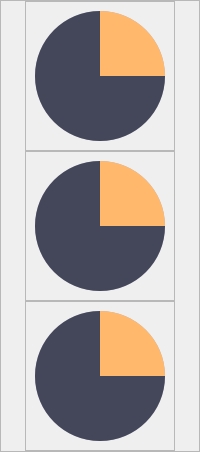
                  <widget class="QFrame" name="gaugeFrame">
                   <property name="styleSheet">
                    <string notr="true"/>
                   </property>
                   <property name="frameShape">
                    <enum>QFrame::Shape::StyledPanel</enum>
                   </property>
                   <property name="frameShadow">
                    <enum>QFrame::Shadow::Raised</enum>
                   </property>
                   <layout class="QVBoxLayout" name="verticalLayout_8">
                    <property name="spacing">
                     <number>0</number>
                    </property>
                    <property name="leftMargin">
                     <number>0</number>
                    </property>
                    <property name="topMargin">
                     <number>0</number>
                    </property>
                    <property name="rightMargin">
                     <number>0</number>
                    </property>
                    <property name="bottomMargin">
                     <number>0</number>
                    </property>
                    <item alignment="Qt::AlignmentFlag::AlignHCenter|Qt::AlignmentFlag::AlignTop">
                     <widget class="QFrame" name="fourThrustersFrame">
                      <property name="minimumSize">
                       <size>
                        <width>150</width>
                        <height>150</height>
                       </size>
                      </property>
                      <property name="maximumSize">
                       <size>
                        <width>150</width>
                        <height>150</height>
                       </size>
                      </property>
                      <property name="styleSheet">
                       <string notr="true"/>
                      </property>
                      <property name="frameShape">
                       <enum>QFrame::Shape::StyledPanel</enum>
                      </property>
                      <property name="frameShadow">
                       <enum>QFrame::Shadow::Raised</enum>
                      </property>
                      <widget class="QFrame" name="fourThrustersGauge">
                       <property name="geometry">
                        <rect>
                         <x>10</x>
                         <y>10</y>
                         <width>130</width>
                         <height>130</height>
                        </rect>
                       </property>
                       <property name="minimumSize">
                        <size>
                         <width>130</width>
                         <height>130</height>
                        </size>
                       </property>
                       <property name="maximumSize">
                        <size>
                         <width>130</width>
                         <height>130</height>
                        </size>
                       </property>
                       <property name="styleSheet">
                        <string notr="true">QFrame{
	border-radius:65px;
	background-color: qconicalgradient(cx:0.5, cy:0.5, angle:90, stop:0.749 rgba(68, 71, 90, 255), stop:0.750 rgba(255, 184, 108, 255));
}
</string>
                       </property>
                       <property name="frameShape">
                        <enum>QFrame::Shape::StyledPanel</enum>
                       </property>
                       <property name="frameShadow">
                        <enum>QFrame::Shadow::Raised</enum>
                       </property>
                      </widget>
                      <widget class="QFrame" name="circularBG">
                       <property name="geometry">
                        <rect>
                         <x>10</x>
                         <y>10</y>
                         <width>130</width>
                         <height>130</height>
                        </rect>
                       </property>
                       <property name="minimumSize">
                        <size>
                         <width>130</width>
                         <height>130</height>
                        </size>
                       </property>
                       <property name="maximumSize">
                        <size>
                         <width>130</width>
                         <height>130</height>
                        </size>
                       </property>
                       <property name="styleSheet">
                        <string notr="true">QFrame{
	border-radius:65px;
	background-color: rgba(77, 77, 127, 100);
}</string>
                       </property>
                       <property name="frameShape">
                        <enum>QFrame::Shape::StyledPanel</enum>
                       </property>
                       <property name="frameShadow">
                        <enum>QFrame::Shadow::Raised</enum>
                       </property>
                      </widget>
                      <widget class="QFrame" name="frame">
                       <property name="geometry">
                        <rect>
                         <x>20</x>
                         <y>20</y>
                         <width>110</width>
                         <height>110</height>
                        </rect>
                       </property>
                       <property name="styleSheet">
                        <string notr="true">QFrame{
	border-radius:55px;
}</string>
                       </property>
                       <property name="frameShape">
                        <enum>QFrame::Shape::StyledPanel</enum>
                       </property>
                       <property name="frameShadow">
                        <enum>QFrame::Shadow::Raised</enum>
                       </property>
                       <widget class="QFrame" name="frame_2">
                        <property name="geometry">
                         <rect>
                          <x>27</x>
                          <y>27</y>
                          <width>55</width>
                          <height>55</height>
                         </rect>
                        </property>
                        <property name="styleSheet">
                         <string notr="true">border-radius:70px;
</string>
                        </property>
                        <property name="frameShape">
                         <enum>QFrame::Shape::StyledPanel</enum>
                        </property>
                        <property name="frameShadow">
                         <enum>QFrame::Shadow::Raised</enum>
                        </property>
                        <layout class="QHBoxLayout" name="horizontalLayout_13">
                         <property name="spacing">
                          <number>0</number>
                         </property>
                         <property name="leftMargin">
                          <number>0</number>
                         </property>
                         <property name="topMargin">
                          <number>0</number>
                         </property>
                         <property name="rightMargin">
                          <number>0</number>
                         </property>
                         <property name="bottomMargin">
                          <number>0</number>
                         </property>
                         <item alignment="Qt::AlignmentFlag::AlignHCenter|Qt::AlignmentFlag::AlignVCenter">
                          <widget class="QLabel" name="fourThrustersLabel">
                           <property name="text">
                            <string/>
                           </property>
                           <property name="scaledContents">
                            <bool>true</bool>
                           </property>
                           <property name="alignment">
                            <set>Qt::AlignmentFlag::AlignCenter</set>
                           </property>
                          </widget>
                         </item>
                        </layout>
                       </widget>
                      </widget>
                      <zorder>circularBG</zorder>
                      <zorder>fourThrustersGauge</zorder>
                      <zorder>frame</zorder>
                     </widget>
                    </item>
                    <item alignment="Qt::AlignmentFlag::AlignHCenter|Qt::AlignmentFlag::AlignTop">
                     <widget class="QFrame" name="upDownThrustersFrame">
                      <property name="minimumSize">
                       <size>
                        <width>150</width>
                        <height>150</height>
                       </size>
                      </property>
                      <property name="maximumSize">
                       <size>
                        <width>150</width>
                        <height>150</height>
                       </size>
                      </property>
                      <property name="styleSheet">
                       <string notr="true"/>
                      </property>
                      <property name="frameShape">
                       <enum>QFrame::Shape::StyledPanel</enum>
                      </property>
                      <property name="frameShadow">
                       <enum>QFrame::Shadow::Raised</enum>
                      </property>
                      <widget class="QFrame" name="upDownThrustersGauge">
                       <property name="geometry">
                        <rect>
                         <x>10</x>
                         <y>10</y>
                         <width>130</width>
                         <height>130</height>
                        </rect>
                       </property>
                       <property name="minimumSize">
                        <size>
                         <width>130</width>
                         <height>130</height>
                        </size>
                       </property>
                       <property name="maximumSize">
                        <size>
                         <width>130</width>
                         <height>130</height>
                        </size>
                       </property>
                       <property name="styleSheet">
                        <string notr="true">QFrame{
	border-radius:65px;
	background-color: qconicalgradient(cx:0.5, cy:0.5, angle:90, stop:0.749 rgba(68, 71, 90, 255), stop:0.750 rgba(255, 184, 108, 255));
}
</string>
                       </property>
                       <property name="frameShape">
                        <enum>QFrame::Shape::StyledPanel</enum>
                       </property>
                       <property name="frameShadow">
                        <enum>QFrame::Shadow::Raised</enum>
                       </property>
                      </widget>
                      <widget class="QFrame" name="frame_7">
                       <property name="geometry">
                        <rect>
                         <x>20</x>
                         <y>20</y>
                         <width>110</width>
                         <height>110</height>
                        </rect>
                       </property>
                       <property name="styleSheet">
                        <string notr="true">QFrame{
	border-radius:55px;
}</string>
                       </property>
                       <property name="frameShape">
                        <enum>QFrame::Shape::StyledPanel</enum>
                       </property>
                       <property name="frameShadow">
                        <enum>QFrame::Shadow::Raised</enum>
                       </property>
                       <widget class="QFrame" name="frame_9">
                        <property name="geometry">
                         <rect>
                          <x>27</x>
                          <y>27</y>
                          <width>55</width>
                          <height>55</height>
                         </rect>
                        </property>
                        <property name="styleSheet">
                         <string notr="true">border-radius:70px;
</string>
                        </property>
                        <property name="frameShape">
                         <enum>QFrame::Shape::StyledPanel</enum>
                        </property>
                        <property name="frameShadow">
                         <enum>QFrame::Shadow::Raised</enum>
                        </property>
                        <layout class="QHBoxLayout" name="horizontalLayout_17">
                         <property name="spacing">
                          <number>0</number>
                         </property>
                         <property name="leftMargin">
                          <number>0</number>
                         </property>
                         <property name="topMargin">
                          <number>0</number>
                         </property>
                         <property name="rightMargin">
                          <number>0</number>
                         </property>
                         <property name="bottomMargin">
                          <number>0</number>
                         </property>
                         <item alignment="Qt::AlignmentFlag::AlignHCenter|Qt::AlignmentFlag::AlignVCenter">
                          <widget class="QLabel" name="upDownThrustersLabel">
                           <property name="text">
                            <string/>
                           </property>
                           <property name="scaledContents">
                            <bool>true</bool>
                           </property>
                           <property name="alignment">
                            <set>Qt::AlignmentFlag::AlignCenter</set>
                           </property>
                          </widget>
                         </item>
                        </layout>
                       </widget>
                      </widget>
                      <widget class="QFrame" name="circularBG_4">
                       <property name="geometry">
                        <rect>
                         <x>10</x>
                         <y>10</y>
                         <width>130</width>
                         <height>130</height>
                        </rect>
                       </property>
                       <property name="minimumSize">
                        <size>
                         <width>130</width>
                         <height>130</height>
                        </size>
                       </property>
                       <property name="maximumSize">
                        <size>
                         <width>130</width>
                         <height>130</height>
                        </size>
                       </property>
                       <property name="styleSheet">
                        <string notr="true">QFrame{
	border-radius:65px;
	background-color: rgba(77, 77, 127, 100);
}</string>
                       </property>
                       <property name="frameShape">
                        <enum>QFrame::Shape::StyledPanel</enum>
                       </property>
                       <property name="frameShadow">
                        <enum>QFrame::Shadow::Raised</enum>
                       </property>
                      </widget>
                      <zorder>circularBG_4</zorder>
                      <zorder>upDownThrustersGauge</zorder>
                      <zorder>frame_7</zorder>
                     </widget>
                    </item>
                    <item alignment="Qt::AlignmentFlag::AlignHCenter|Qt::AlignmentFlag::AlignTop">
                     <widget class="QFrame" name="servoFrame">
                      <property name="minimumSize">
                       <size>
                        <width>150</width>
                        <height>150</height>
                       </size>
                      </property>
                      <property name="maximumSize">
                       <size>
                        <width>150</width>
                        <height>150</height>
                       </size>
                      </property>
                      <property name="styleSheet">
                       <string notr="true"/>
                      </property>
                      <property name="frameShape">
                       <enum>QFrame::Shape::StyledPanel</enum>
                      </property>
                      <property name="frameShadow">
                       <enum>QFrame::Shadow::Raised</enum>
                      </property>
                      <widget class="QFrame" name="servoGauge">
                       <property name="geometry">
                        <rect>
                         <x>10</x>
                         <y>10</y>
                         <width>130</width>
                         <height>130</height>
                        </rect>
                       </property>
                       <property name="minimumSize">
                        <size>
                         <width>130</width>
                         <height>130</height>
                        </size>
                       </property>
                       <property name="maximumSize">
                        <size>
                         <width>130</width>
                         <height>130</height>
                        </size>
                       </property>
                       <property name="styleSheet">
                        <string notr="true">QFrame{
	border-radius:65px;
	background-color: qconicalgradient(cx:0.5, cy:0.5, angle:90, stop:0.749 rgba(68, 71, 90, 255), stop:0.750 rgba(255, 184, 108, 255));
}
</string>
                       </property>
                       <property name="frameShape">
                        <enum>QFrame::Shape::StyledPanel</enum>
                       </property>
                       <property name="frameShadow">
                        <enum>QFrame::Shadow::Raised</enum>
                       </property>
                      </widget>
                      <widget class="QFrame" name="circularBG_2">
                       <property name="geometry">
                        <rect>
                         <x>10</x>
                         <y>10</y>
                         <width>130</width>
                         <height>130</height>
                        </rect>
                       </property>
                       <property name="minimumSize">
                        <size>
                         <width>130</width>
                         <height>130</height>
                        </size>
                       </property>
                       <property name="maximumSize">
                        <size>
                         <width>130</width>
                         <height>130</height>
                        </size>
                       </property>
                       <property name="styleSheet">
                        <string notr="true">QFrame{
	border-radius:65px;
	background-color: rgba(77, 77, 127, 100);
}</string>
                       </property>
                       <property name="frameShape">
                        <enum>QFrame::Shape::StyledPanel</enum>
                       </property>
                       <property name="frameShadow">
                        <enum>QFrame::Shadow::Raised</enum>
                       </property>
                      </widget>
                      <widget class="QFrame" name="frame_3">
                       <property name="geometry">
                        <rect>
                         <x>20</x>
                         <y>20</y>
                         <width>110</width>
                         <height>110</height>
                        </rect>
                       </property>
                       <property name="styleSheet">
                        <string notr="true">QFrame{
	border-radius:55px;
}</string>
                       </property>
                       <property name="frameShape">
                        <enum>QFrame::Shape::StyledPanel</enum>
                       </property>
                       <property name="frameShadow">
                        <enum>QFrame::Shadow::Raised</enum>
                       </property>
                       <widget class="QFrame" name="frame_4">
                        <property name="geometry">
                         <rect>
                          <x>27</x>
                          <y>27</y>
                          <width>55</width>
                          <height>55</height>
                         </rect>
                        </property>
                        <property name="styleSheet">
                         <string notr="true">border-radius:70px;
</string>
                        </property>
                        <property name="frameShape">
                         <enum>QFrame::Shape::StyledPanel</enum>
                        </property>
                        <property name="frameShadow">
                         <enum>QFrame::Shadow::Raised</enum>
                        </property>
                        <layout class="QHBoxLayout" name="horizontalLayout_34">
                         <property name="spacing">
                          <number>0</number>
                         </property>
                         <property name="leftMargin">
                          <number>0</number>
                         </property>
                         <property name="topMargin">
                          <number>0</number>
                         </property>
                         <property name="rightMargin">
                          <number>0</number>
                         </property>
                         <property name="bottomMargin">
                          <number>0</number>
                         </property>
                         <item alignment="Qt::AlignmentFlag::AlignHCenter|Qt::AlignmentFlag::AlignVCenter">
                          <widget class="QLabel" name="servoLabel">
                           <property name="text">
                            <string/>
                           </property>
                           <property name="scaledContents">
                            <bool>true</bool>
                           </property>
                           <property name="alignment">
                            <set>Qt::AlignmentFlag::AlignCenter</set>
                           </property>
                          </widget>
                         </item>
                        </layout>
                       </widget>
                      </widget>
                      <zorder>circularBG_2</zorder>
                      <zorder>servoGauge</zorder>
                      <zorder>frame_3</zorder>
                     </widget>
                    </item>
                   </layout>
                  </widget>
